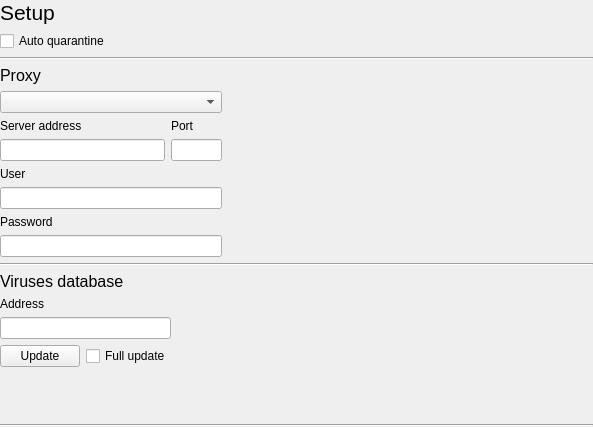
<?xml version="1.0" encoding="UTF-8"?>
<ui version="4.0">
 <class>SetupWidget</class>
 <widget class="QWidget" name="SetupWidget">
  <property name="geometry">
   <rect>
    <x>0</x>
    <y>0</y>
    <width>593</width>
    <height>427</height>
   </rect>
  </property>
  <property name="windowTitle">
   <string>Form</string>
  </property>
  <layout class="QHBoxLayout" name="horizontalLayout_6" stretch="1">
   <property name="margin">
    <number>0</number>
   </property>
   <item>
    <layout class="QVBoxLayout" name="verticalLayout_6">
     <item>
      <layout class="QHBoxLayout" name="horizontalLayout_3" stretch="0,1">
       <item>
        <layout class="QVBoxLayout" name="verticalLayout_5">
         <item>
          <widget class="QLabel" name="label">
           <property name="font">
            <font>
             <pointsize>16</pointsize>
             <weight>50</weight>
             <bold>false</bold>
            </font>
           </property>
           <property name="text">
            <string>Setup</string>
           </property>
          </widget>
         </item>
         <item>
          <widget class="QCheckBox" name="m_autoquar_check">
           <property name="text">
            <string>Auto quarantine</string>
           </property>
          </widget>
         </item>
        </layout>
       </item>
       <item>
        <spacer name="horizontalSpacer_3">
         <property name="orientation">
          <enum>Qt::Horizontal</enum>
         </property>
         <property name="sizeHint" stdset="0">
          <size>
           <width>40</width>
           <height>20</height>
          </size>
         </property>
        </spacer>
       </item>
      </layout>
     </item>
     <item>
      <widget class="Line" name="line">
       <property name="orientation">
        <enum>Qt::Horizontal</enum>
       </property>
      </widget>
     </item>
     <item>
      <layout class="QHBoxLayout" name="horizontalLayout_4" stretch="0,1">
       <item>
        <layout class="QVBoxLayout" name="verticalLayout_3">
         <item>
          <widget class="QLabel" name="label_2">
           <property name="font">
            <font>
             <pointsize>12</pointsize>
             <weight>50</weight>
             <bold>false</bold>
            </font>
           </property>
           <property name="text">
            <string>Proxy</string>
           </property>
          </widget>
         </item>
         <item>
          <widget class="QComboBox" name="m_proxytype_combo"/>
         </item>
         <item>
          <layout class="QHBoxLayout" name="horizontalLayout" stretch="80,25">
           <item>
            <layout class="QVBoxLayout" name="verticalLayout">
             <item>
              <widget class="QLabel" name="label_3">
               <property name="text">
                <string>Server address</string>
               </property>
              </widget>
             </item>
             <item>
              <widget class="QLineEdit" name="m_proxysrv_edit">
               <property name="sizePolicy">
                <sizepolicy hsizetype="Preferred" vsizetype="Fixed">
                 <horstretch>0</horstretch>
                 <verstretch>0</verstretch>
                </sizepolicy>
               </property>
              </widget>
             </item>
            </layout>
           </item>
           <item>
            <layout class="QVBoxLayout" name="verticalLayout_2">
             <item>
              <widget class="QLabel" name="label_4">
               <property name="text">
                <string>Port</string>
               </property>
              </widget>
             </item>
             <item>
              <widget class="QLineEdit" name="m_proxyport_edit"/>
             </item>
            </layout>
           </item>
          </layout>
         </item>
         <item>
          <widget class="QLabel" name="label_5">
           <property name="text">
            <string>User</string>
           </property>
          </widget>
         </item>
         <item>
          <widget class="QLineEdit" name="m_proxyuser_edit"/>
         </item>
         <item>
          <widget class="QLabel" name="label_6">
           <property name="text">
            <string>Password</string>
           </property>
          </widget>
         </item>
         <item>
          <widget class="QLineEdit" name="m_proxypassword_edit"/>
         </item>
        </layout>
       </item>
       <item>
        <spacer name="horizontalSpacer">
         <property name="orientation">
          <enum>Qt::Horizontal</enum>
         </property>
         <property name="sizeType">
          <enum>QSizePolicy::MinimumExpanding</enum>
         </property>
         <property name="sizeHint" stdset="0">
          <size>
           <width>40</width>
           <height>20</height>
          </size>
         </property>
        </spacer>
       </item>
      </layout>
     </item>
     <item>
      <widget class="Line" name="line_2">
       <property name="orientation">
        <enum>Qt::Horizontal</enum>
       </property>
      </widget>
     </item>
     <item>
      <layout class="QHBoxLayout" name="horizontalLayout_5" stretch="0,1">
       <item>
        <layout class="QVBoxLayout" name="verticalLayout_4">
         <item>
          <widget class="QLabel" name="label_7">
           <property name="font">
            <font>
             <pointsize>12</pointsize>
             <weight>50</weight>
             <bold>false</bold>
            </font>
           </property>
           <property name="text">
            <string>Viruses database</string>
           </property>
          </widget>
         </item>
         <item>
          <widget class="QLabel" name="label_8">
           <property name="text">
            <string>Address</string>
           </property>
          </widget>
         </item>
         <item>
          <widget class="QLineEdit" name="m_dbsrv_edit"/>
         </item>
         <item>
          <layout class="QHBoxLayout" name="horizontalLayout_2">
           <item>
            <widget class="QPushButton" name="m_update_button">
             <property name="text">
              <string>Update</string>
             </property>
             <property name="icon">
              <iconset resource="../qrc/meduzzza.qrc">
               <normaloff>:/images/update</normaloff>:/images/update</iconset>
             </property>
            </widget>
           </item>
           <item>
            <widget class="QCheckBox" name="m_fullupdate_check">
             <property name="text">
              <string>Full update</string>
             </property>
            </widget>
           </item>
          </layout>
         </item>
         <item>
          <widget class="QLabel" name="label_9">
           <property name="text">
            <string/>
           </property>
          </widget>
         </item>
        </layout>
       </item>
       <item>
        <spacer name="horizontalSpacer_2">
         <property name="orientation">
          <enum>Qt::Horizontal</enum>
         </property>
         <property name="sizeType">
          <enum>QSizePolicy::MinimumExpanding</enum>
         </property>
         <property name="sizeHint" stdset="0">
          <size>
           <width>40</width>
           <height>20</height>
          </size>
         </property>
        </spacer>
       </item>
      </layout>
     </item>
     <item>
      <spacer name="verticalSpacer">
       <property name="orientation">
        <enum>Qt::Vertical</enum>
       </property>
       <property name="sizeHint" stdset="0">
        <size>
         <width>20</width>
         <height>40</height>
        </size>
       </property>
      </spacer>
     </item>
     <item>
      <widget class="Line" name="line_3">
       <property name="orientation">
        <enum>Qt::Horizontal</enum>
       </property>
      </widget>
     </item>
    </layout>
   </item>
  </layout>
 </widget>
 <resources>
  <include location="../qrc/meduzzza.qrc"/>
 </resources>
 <connections/>
</ui>
